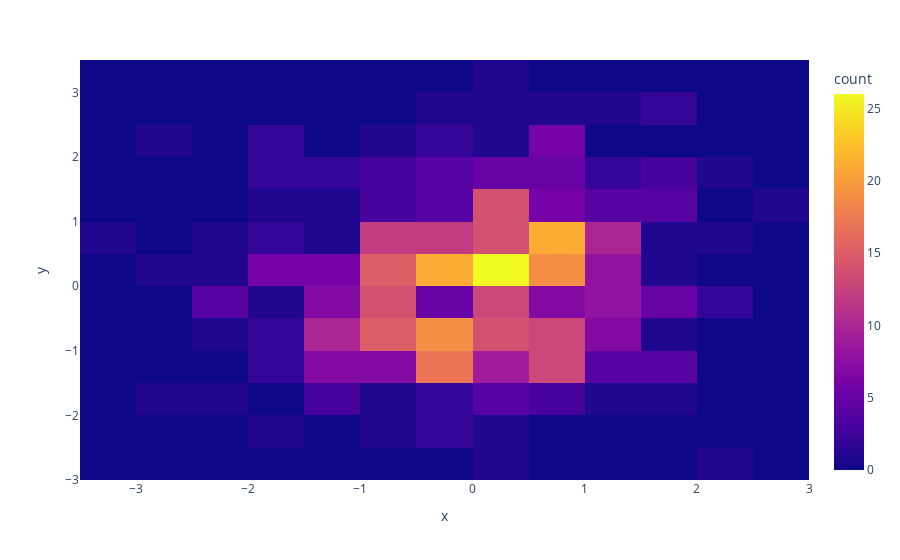

Here is the notebook cell this chart was saved with:
### Markdown cell above
## Basic

### Code cell
x = np.random.randn(500)
y = np.random.randn(500)

fig = px.density_heatmap(
    x=x,
    y=y
)
fig.show()

### Figure 1 — Plotly figure (JSON) as saved in the notebook; plotly's stock layout.template omitted (floating-point values rounded to 4 significant figures; data arrays with more than 128 entries replaced by an {"elided": "..."} marker saying what was removed)
{"data": [{"coloraxis": "coloraxis", "hovertemplate": "x=%{x}<br>y=%{y}<br>count=%{z}<extra></extra>", "name": "", "type": "histogram2d", "x": {"elided": "500 float values"}, "xaxis": "x", "xbingroup": "x", "y": {"elided": "500 float values"}, "yaxis": "y", "ybingroup": "y"}], "layout": {"coloraxis": {"colorbar": {"title": {"text": "count"}}, "colorscale": [[0, "#0d0887"], [0.1111, "#46039f"], [0.2222, "#7201a8"], [0.3333, "#9c179e"], [0.4444, "#bd3786"], [0.5556, "#d8576b"], [0.6667, "#ed7953"], [0.7778, "#fb9f3a"], [0.8889, "#fdca26"], [1, "#f0f921"]]}, "legend": {"tracegroupgap": 0}, "margin": {"t": 60}, "xaxis": {"anchor": "y", "domain": [0, 1], "title": {"text": "x"}}, "yaxis": {"anchor": "x", "domain": [0, 1], "title": {"text": "y"}}}}
